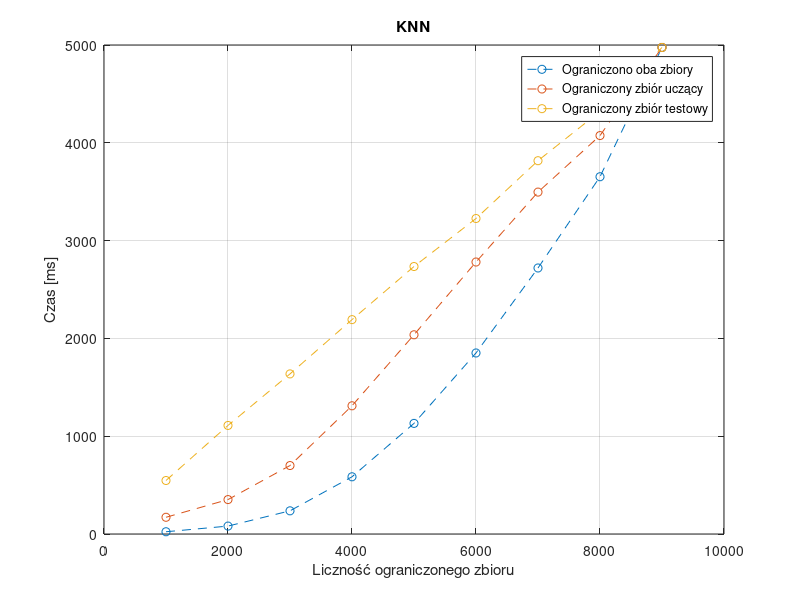
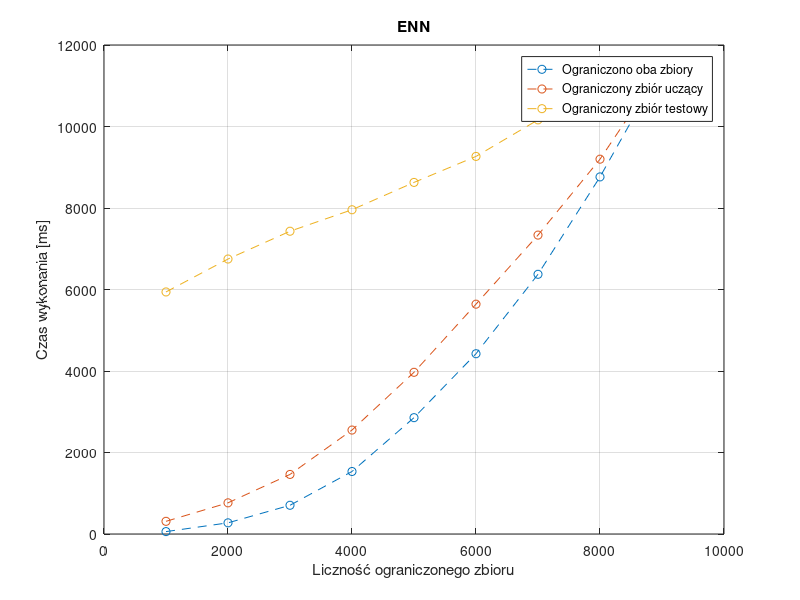

MATLAB code to generate these figures, in order:
close all;
clear all;

knn_data = importdata('knn_results.txt');
enn_data = importdata('enn_results.txt');

x_max = max(knn_data(:,1));
x = 1000:1000:x_max;
train_cut = [];
test_cut = [];
both_cut = [];
for i=1:size(knn_data,1)
    tr = knn_data(i, 1);
    te = knn_data(i, 2);
    va = knn_data(i, 3);
    
    if (tr == te)
        both_cut = [both_cut va];
    end
    if (te == x_max)
        train_cut = [train_cut va];
    end
    if (tr == x_max)
        test_cut = [test_cut va];
    end
end
figure
plot(x, both_cut, 'o--', x, train_cut, 'o--', x, test_cut, 'o--');
title('KNN')
xlabel('Liczność ograniczonego zbioru')
ylabel('Czas [ms]')
grid on;
legend('Ograniczono oba zbiory', 'Ograniczony zbiór uczący', 'Ograniczony zbiór testowy');

x_max = max(enn_data(:,1));
x = 1000:1000:x_max;
train_cut = [];
test_cut = [];
both_cut = [];
for i=1:size(enn_data,1)
    tr = enn_data(i, 1);
    te = enn_data(i, 2);
    va = enn_data(i, 3);
    
    if (tr == te)
        both_cut = [both_cut va];
    end
    if (te == x_max)
        train_cut = [train_cut va];
    end
    if (tr == x_max)
        test_cut = [test_cut va];
    end
end
figure
plot(x, both_cut, 'o--', x, train_cut, 'o--', x, test_cut, 'o--');
title('ENN')
xlabel('Liczność ograniczonego zbioru')
ylabel('Czas wykonania [ms]')
grid on;
legend('Ograniczono oba zbiory', 'Ograniczony zbiór uczący', 'Ograniczony zbiór testowy');